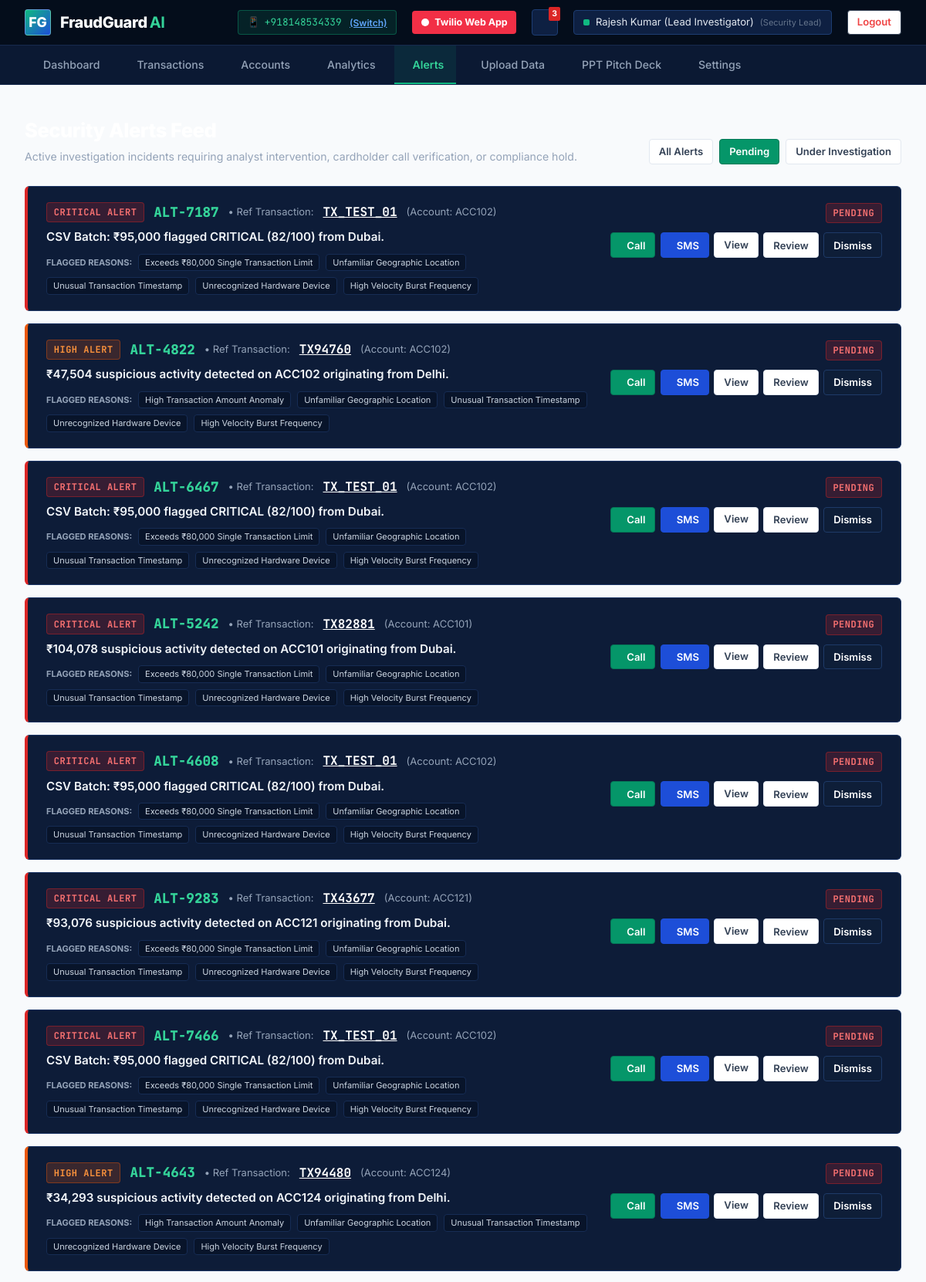
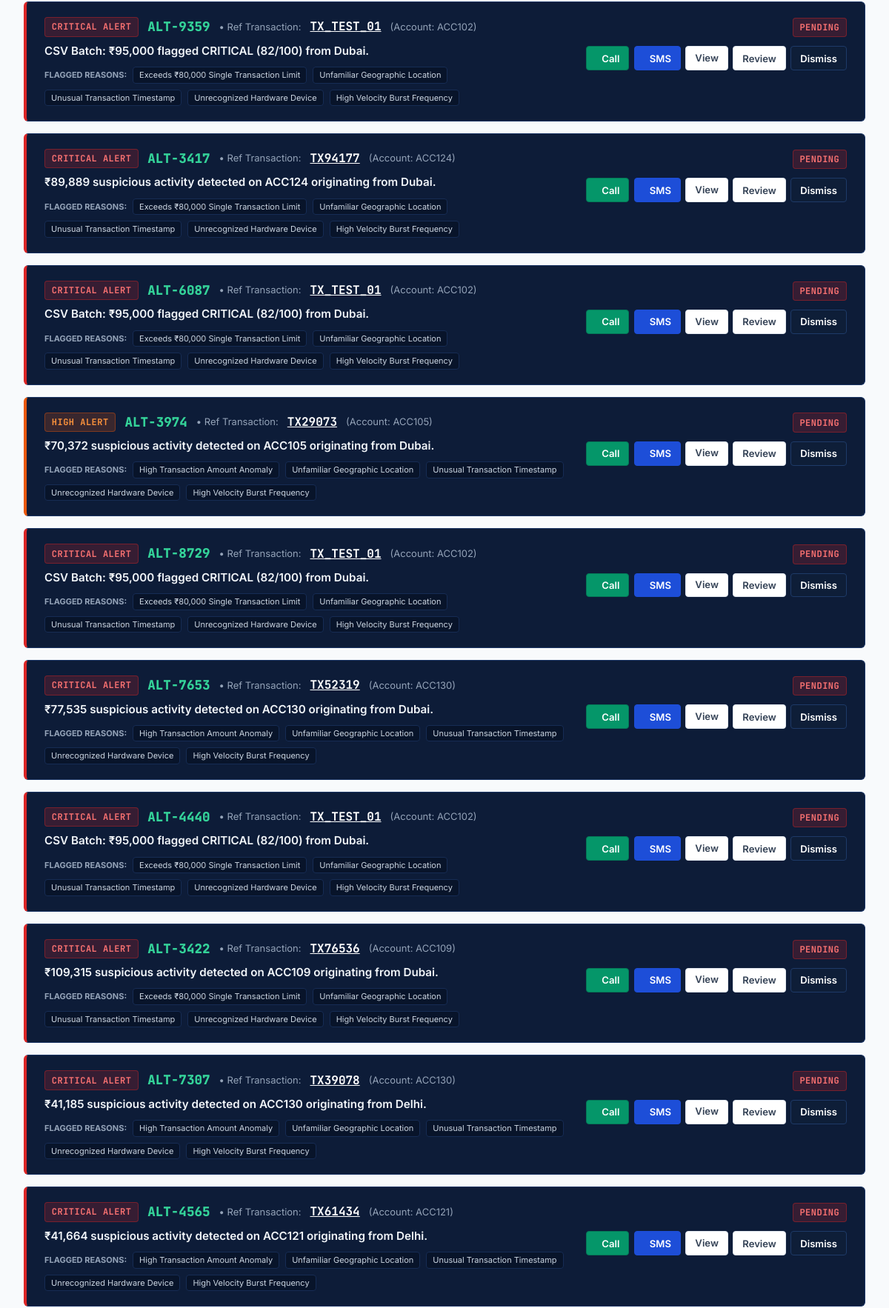
Screenshot of /alerts?status=PENDING (signed in, upper part) with the database file from the repository (2 pictures, top to bottom).
### tables this page shows
CREATE TABLE alerts (
            id INTEGER PRIMARY KEY AUTOINCREMENT,
            alert_id TEXT UNIQUE NOT NULL,
            transaction_id TEXT NOT NULL,
            account_id TEXT NOT NULL,
            severity TEXT NOT NULL,
            message TEXT NOT NULL,
            reasons TEXT DEFAULT '[]',
            status TEXT DEFAULT 'PENDING',
            created_at TIMESTAMP DEFAULT CURRENT_TIMESTAMP,
            FOREIGN KEY (transaction_id) REFERENCES transactions (transaction_id)
        );

### app.py (the view)
@app.route('/alerts')
@login_required
def alerts_view():
    status_filter = request.args.get('status', 'ALL')
    alerts_list = get_all_alerts(status_filter=status_filter)
    for a in alerts_list:
        try:
            a['reasons_list'] = json.loads(a['reasons']) if a['reasons'] else []
        except Exception:
            a['reasons_list'] = []
    return render_template('alerts.html', alerts=alerts_list, status_filter=status_filter)

### app.py (called while the page is built)
@app.context_processor
def inject_telephony_context():
    creds = get_telephony_credentials()
    user_phone = session.get('user_phone') or creds.get('default_phone', '+918148534339')
    return {
        'active_user_phone': user_phone,
        'twilio_configured': creds.get('is_configured', False),
        'twilio_sid': creds.get('sid', ''),
        'twilio_from_phone': creds.get('from_phone', ''),
        'twilio_web_voice_url': TWILIO_WEB_APP_URLS['voice_console'],
        'twilio_web_sms_url': TWILIO_WEB_APP_URLS['sms_console'],
        'twilio_call_logs_url': TWILIO_WEB_APP_URLS['call_logs'],
        'twilio_sms_logs_url': TWILIO_WEB_APP_URLS['sms_logs'],
        'twilio_verified_numbers_url': TWILIO_WEB_APP_URLS['verified_caller_ids'],
        'twilio_manage_numbers_url': TWILIO_WEB_APP_URLS['incoming_numbers']
    }

def login_required(f):
    @wraps(f)
    def decorated_function(*args, **kwargs):
        if 'user_id' not in session:
            if request.is_json or request.path.startswith('/api/'):
                return jsonify({'success': False, 'message': 'Authentication required. Please log in.'}), 401
            return redirect(url_for('login_view', next=request.url))
        return f(*args, **kwargs)
    return decorated_function

### database.py (called while the page is built)
def get_db_connection():
    os.makedirs(os.path.dirname(DB_PATH), exist_ok=True)
    conn = sqlite3.connect(DB_PATH, timeout=30.0)
    conn.row_factory = sqlite3.Row
    return conn

def get_all_alerts(status_filter=None):
    conn = get_db_connection()
    if status_filter and status_filter != 'ALL':
        rows = conn.execute('SELECT * FROM alerts WHERE status = ? ORDER BY id DESC', (status_filter,)).fetchall()
    else:
        rows = conn.execute('SELECT * FROM alerts ORDER BY id DESC').fetchall()
    conn.close()
    return [dict(r) for r in rows]

def get_system_settings():
    conn = get_db_connection()
    row = conn.execute('SELECT * FROM system_settings ORDER BY id DESC LIMIT 1').fetchone()
    if not row:
        conn.execute('INSERT INTO system_settings (rule_weight, ml_weight, transaction_limit, auto_block_threshold, default_recipient_phone) VALUES (0.6, 0.4, 80000.0, 81, "+918148534339")')
        conn.commit()
        row = conn.execute('SELECT * FROM system_settings ORDER BY id DESC LIMIT 1').fetchone()
    conn.close()
    return dict(row)

### templates/alerts.html (shortened to what this page needs)
{% extends "base.html" %}
{% block content %}
<div class="app-main-content">
    <div style="margin-bottom: 1.75rem; display: flex; justify-content: space-between; align-items: flex-end;">
        <div>
            <h1 style="font-size: 1.6rem; font-weight: 800; color: #FFFFFF; letter-spacing: -0.02em;">
            </h1>
            <p style="font-size: 0.88rem; color: #94A3B8; margin-top: 0.2rem;">
                Active investigation incidents requiring analyst intervention, cardholder call verification, or compliance hold.
            </p>
        </div>
        <div style="display: flex; gap: 0.5rem;">
            <a href="{{ url_for('alerts_view', status='ALL') }}" class="btn btn-sm {% if status_filter == 'ALL' %}btn-green{% else %}btn-secondary{% endif %}">
                All Alerts
            </a>
            <a href="{{ url_for('alerts_view', status='PENDING') }}" class="btn btn-sm {% if status_filter == 'PENDING' %}btn-green{% else %}btn-secondary{% endif %}">
                Pending
            </a>
            <a href="{{ url_for('alerts_view', status='UNDER_INVESTIGATION') }}" class="btn btn-sm {% if status_filter == 'UNDER_INVESTIGATION' %}btn-green{% else %}btn-secondary{% endif %}">
                Under Investigation
            </a>
        </div>
    </div>
    <div style="display: flex; flex-direction: column; gap: 1rem;">
        {% for alert in alerts %}
        <div id="alert-row-{{ alert.alert_id }}" class="panel-card" style="border-left: 4px solid {% if alert.severity == 'CRITICAL' %}#DC2626{% elif alert.severity == 'HIGH' %}#EA580C{% else %}#D97706{% endif %}; padding: 1.25rem 1.5rem;">
            <div style="display: flex; justify-content: space-between; align-items: flex-start; gap: 1.5rem; flex-wrap: wrap;">
                <div style="flex: 1; min-width: 320px;">
                    <div style="display: flex; align-items: center; gap: 0.75rem; margin-bottom: 0.5rem;">
                        <span class="risk-tag {{ alert.severity.lower() }}">
                            {{ alert.severity }} ALERT
                        </span>
                        <span class="mono" style="font-weight: 800; color: #34D399; font-size: 1.1rem;">
                            {{ alert.alert_id }}
                        </span>
                        <span style="color: #94A3B8; font-size: 13px;">&bull; Ref Transaction:</span>
                        <a href="{{ url_for('transaction_details_view', tx_id=alert.transaction_id) }}" class="mono" style="font-weight: 700; color: #FFFFFF; text-decoration: underline;">
                            {{ alert.transaction_id }}
                        </a>
                        <span style="color: #94A3B8; font-size: 13px;">(Account: {{ alert.account_id }})</span>
                    </div>
                    <div style="font-size: 0.95rem; font-weight: 600; color: #F1F5F9; margin-bottom: 0.6rem;">
                        {{ alert.message }}
                    </div>
                    {% if alert.reasons_list %}
                    <div style="display: flex; flex-wrap: wrap; gap: 0.5rem; align-items: center;">
                        <span style="font-size: 11px; font-weight: 700; color: #94A3B8; text-transform: uppercase;">FLAGGED REASONS:</span>
                        {% for r in alert.reasons_list %}
                        <span style="background: #08142A; border: 1px solid #162C54; border-radius: 4px; padding: 2px 8px; font-size: 11px; color: #CBD5E1;">
                            {{ r }}
                        </span>
                        {% endfor %}
                    </div>
                    {% endif %}
                </div>
                <div style="display: flex; flex-direction: column; align-items: flex-end; gap: 0.75rem;">
                    <div>
                        <span id="status-badge-{{ alert.alert_id }}" class="risk-tag {% if alert.status == 'PENDING' %}critical{% elif alert.status == 'UNDER_INVESTIGATION' %}medium{% else %}low{% endif %}">
                            {{ alert.status }}
                        </span>
                    </div>
                    <div style="display: flex; gap: 0.4rem; flex-wrap: wrap;">
                        <button class="btn btn-green btn-sm btn-call-customer" data-account-id="{{ alert.account_id }}" data-tx-id="{{ alert.transaction_id }}">
                             Call
                        </button>
                        <button class="btn btn-primary btn-sm btn-send-message" data-account-id="{{ alert.account_id }}" data-tx-id="{{ alert.transaction_id }}">
                             SMS
                        </button>
                        <a href="{{ url_for('transaction_details_view', tx_id=alert.transaction_id) }}" class="btn btn-secondary btn-sm">
                            View
                        </a>
                        <button class="btn btn-secondary btn-sm btn-review-alert" data-alert-id="{{ alert.alert_id }}">
                            Review
                        </button>
                        <button class="btn btn-dark btn-sm btn-dismiss-alert" data-alert-id="{{ alert.alert_id }}">
                            Dismiss
                        </button>
                    </div>
                </div>
            </div>
        </div>
        {% endfor %}
    </div>
</div>
{% endblock %}

### static/css/style.css (style rules this page uses)
:root { --navy-dark: #071224; --navy-surface: #0E1E38; --navy-card: #13274A; --navy-border: #1E3A68; --blue-primary: #1D4ED8; --blue-hover: #1E40AF; --blue-light: #EFF6FF; --blue-subtle: #DBEAFE; --blue-accent: #38BDF8; --emerald-primary: #059669; --emerald-accent: #10B981; --emerald-light: #ECFDF5; --emerald-dark: #064E3B; --emerald-border: #6EE7B7; --teal-accent: #0D9488; --teal-light: #CCFBF1; --teal-dark: #115E59; --off-white: #F8FAFC; --cream-surface: #F0FDF4; --gray-subtle: #E2E8F0; --gray-muted: #64748B; --gray-dark: #334155; --text-main: #0F172A; --text-light: #F1F5F9; --text-muted: #94A3B8; --risk-critical: #DC2626; --risk-critical-bg: #FEF2F2; --risk-high: #EA580C; --risk-high-bg: #FFF7ED; --risk-medium: #D97706; --risk-medium-bg: #FFFBEB; --risk-low: #059669; --risk-low-bg: #ECFDF5; --radius-xs: 2px; --radius-sm: 4px; --radius-md: 6px; --radius-lg: 8px; --shadow-sm: 0 1px 2px 0 rgba(0, 0, 0, 0.05); --shadow-md: 0 4px 6px -1px rgba(0, 0, 0, 0.1), 0 2px 4px -1px rgba(0, 0, 0, 0.06); --shadow-lg: 0 10px 15px -3px rgba(0, 0, 0, 0.15), 0 4px 6px -2px rgba(0, 0, 0, 0.05); }
* { box-sizing: border-box; margin: 0; padding: 0; }
body { font-family: 'Inter', -apple-system, BlinkMacSystemFont, 'Segoe UI', Roboto, sans-serif; color: var(--text-main); background-color: var(--off-white); line-height: 1.5; -webkit-font-smoothing: antialiased; }
code, pre, .mono { font-family: 'JetBrains Mono', monospace; }
a { color: inherit; text-decoration: none; }
.btn { display: inline-flex; align-items: center; justify-content: center; gap: 0.5rem; font-family: inherit; font-size: 0.9rem; font-weight: 600; padding: 0.6rem 1.25rem; border-radius: var(--radius-sm); border: 1px solid transparent; cursor: pointer; transition: background-color 0.15s ease, border-color 0.15s ease, transform 0.1s ease; text-align: center; white-space: nowrap; }
.btn-primary { background-color: var(--blue-primary); color: #FFFFFF; border-color: #1D4ED8; }
.btn-green, .btn-emerald { background-color: var(--emerald-primary); color: #FFFFFF; border-color: #047857; }
.btn-dark { background-color: var(--navy-surface); color: #FFFFFF; border-color: var(--navy-border); }
.btn-secondary { background-color: #FFFFFF; color: var(--gray-dark); border-color: var(--gray-subtle); }
.btn-sm { padding: 0.35rem 0.75rem; font-size: 0.82rem; border-radius: var(--radius-sm); }
.app-main-content { flex: 1; padding: 2rem; max-width: 1440px; margin: 0 auto; width: 100%; }
.panel-card { background: #0D1C38; border: 1px solid #1A3464; border-radius: var(--radius-md); padding: 1.5rem; }
.risk-tag { display: inline-block; padding: 0.2rem 0.55rem; font-size: 0.75rem; font-weight: 700; letter-spacing: 0.04em; border-radius: var(--radius-sm); border: 1px solid transparent; font-family: 'JetBrains Mono', monospace; }
.risk-tag.critical, .risk-tag.blocked { background: rgba(220, 38, 38, 0.2); color: #F87171; border-color: rgba(220, 38, 38, 0.4); }
.risk-tag.high { background: rgba(234, 88, 12, 0.2); color: #FB923C; border-color: rgba(234, 88, 12, 0.4); }

### rows the page displays
alerts: severity "CRITICAL", alert_id "ALT-7187", transaction_id "TX_TEST_01", account_id "ACC102", message "CSV Batch: ₹95,000 flagged CRITICAL (82/100) from Dubai.", reasons_list "Exceeds ₹80,000 Single Transaction Limit" "Unfamiliar Geographic Location" "Unusual Transaction Timestamp" "Unrecognized Hardware Device" "High Velocity Burst Frequency", status "PENDING"
alerts: severity "HIGH", alert_id "ALT-4822", transaction_id "TX94760", account_id "ACC102", message "₹47,504 suspicious activity detected on ACC102 originating from Delhi.", reasons_list "High Transaction Amount Anomaly" "Unfamiliar Geographic Location" "Unusual Transaction Timestamp" "Unrecognized Hardware Device" "High Velocity Burst Frequency", status "PENDING"
alerts: severity "CRITICAL", alert_id "ALT-6467", transaction_id "TX_TEST_01", account_id "ACC102", message "CSV Batch: ₹95,000 flagged CRITICAL (82/100) from Dubai.", reasons_list "Exceeds ₹80,000 Single Transaction Limit" "Unfamiliar Geographic Location" "Unusual Transaction Timestamp" "Unrecognized Hardware Device" "High Velocity Burst Frequency", status "PENDING"
alerts: severity "CRITICAL", alert_id "ALT-5242", transaction_id "TX82881", account_id "ACC101", message "₹104,078 suspicious activity detected on ACC101 originating from Dubai.", reasons_list "Exceeds ₹80,000 Single Transaction Limit" "Unfamiliar Geographic Location" "Unusual Transaction Timestamp" "Unrecognized Hardware Device" "High Velocity Burst Frequency", status "PENDING"
alerts: severity "CRITICAL", alert_id "ALT-4608", transaction_id "TX_TEST_01", account_id "ACC102", message "CSV Batch: ₹95,000 flagged CRITICAL (82/100) from Dubai.", reasons_list "Exceeds ₹80,000 Single Transaction Limit" "Unfamiliar Geographic Location" "Unusual Transaction Timestamp" "Unrecognized Hardware Device" "High Velocity Burst Frequency", status "PENDING"
alerts: severity "CRITICAL", alert_id "ALT-9283", transaction_id "TX43677", account_id "ACC121", message "₹93,076 suspicious activity detected on ACC121 originating from Dubai.", reasons_list "Exceeds ₹80,000 Single Transaction Limit" "Unfamiliar Geographic Location" "Unusual Transaction Timestamp" "Unrecognized Hardware Device" "High Velocity Burst Frequency", status "PENDING"
alerts: severity "CRITICAL", alert_id "ALT-7466", transaction_id "TX_TEST_01", account_id "ACC102", message "CSV Batch: ₹95,000 flagged CRITICAL (82/100) from Dubai.", reasons_list "Exceeds ₹80,000 Single Transaction Limit" "Unfamiliar Geographic Location" "Unusual Transaction Timestamp" "Unrecognized Hardware Device" "High Velocity Burst Frequency", status "PENDING"
alerts: severity "HIGH", alert_id "ALT-4643", transaction_id "TX94480", account_id "ACC124", message "₹34,293 suspicious activity detected on ACC124 originating from Delhi.", reasons_list "High Transaction Amount Anomaly" "Unfamiliar Geographic Location" "Unusual Transaction Timestamp" "Unrecognized Hardware Device" "High Velocity Burst Frequency", status "PENDING"
alerts: severity "CRITICAL", alert_id "ALT-9359", transaction_id "TX_TEST_01", account_id "ACC102", message "CSV Batch: ₹95,000 flagged CRITICAL (82/100) from Dubai.", reasons_list "Exceeds ₹80,000 Single Transaction Limit" "Unfamiliar Geographic Location" "Unusual Transaction Timestamp" "Unrecognized Hardware Device" "High Velocity Burst Frequency", status "PENDING"
alerts: severity "CRITICAL", alert_id "ALT-3417", transaction_id "TX94177", account_id "ACC124", message "₹89,889 suspicious activity detected on ACC124 originating from Dubai.", reasons_list "Exceeds ₹80,000 Single Transaction Limit" "Unfamiliar Geographic Location" "Unusual Transaction Timestamp" "Unrecognized Hardware Device" "High Velocity Burst Frequency", status "PENDING"
alerts: severity "CRITICAL", alert_id "ALT-6087", transaction_id "TX_TEST_01", account_id "ACC102", message "CSV Batch: ₹95,000 flagged CRITICAL (82/100) from Dubai.", reasons_list "Exceeds ₹80,000 Single Transaction Limit" "Unfamiliar Geographic Location" "Unusual Transaction Timestamp" "Unrecognized Hardware Device" "High Velocity Burst Frequency", status "PENDING"
alerts: severity "HIGH", alert_id "ALT-3974", transaction_id "TX29073", account_id "ACC105", message "₹70,372 suspicious activity detected on ACC105 originating from Dubai.", reasons_list "High Transaction Amount Anomaly" "Unfamiliar Geographic Location" "Unusual Transaction Timestamp" "Unrecognized Hardware Device" "High Velocity Burst Frequency", status "PENDING"
alerts: severity "CRITICAL", alert_id "ALT-8729", transaction_id "TX_TEST_01", account_id "ACC102", message "CSV Batch: ₹95,000 flagged CRITICAL (82/100) from Dubai.", reasons_list "Exceeds ₹80,000 Single Transaction Limit" "Unfamiliar Geographic Location" "Unusual Transaction Timestamp" "Unrecognized Hardware Device" "High Velocity Burst Frequency", status "PENDING"
alerts: severity "CRITICAL", alert_id "ALT-7653", transaction_id "TX52319", account_id "ACC130", message "₹77,535 suspicious activity detected on ACC130 originating from Dubai.", reasons_list "High Transaction Amount Anomaly" "Unfamiliar Geographic Location" "Unusual Transaction Timestamp" "Unrecognized Hardware Device" "High Velocity Burst Frequency", status "PENDING"
alerts: severity "CRITICAL", alert_id "ALT-4440", transaction_id "TX_TEST_01", account_id "ACC102", message "CSV Batch: ₹95,000 flagged CRITICAL (82/100) from Dubai.", reasons_list "Exceeds ₹80,000 Single Transaction Limit" "Unfamiliar Geographic Location" "Unusual Transaction Timestamp" "Unrecognized Hardware Device" "High Velocity Burst Frequency", status "PENDING"
alerts: severity "CRITICAL", alert_id "ALT-3422", transaction_id "TX76536", account_id "ACC109", message "₹109,315 suspicious activity detected on ACC109 originating from Dubai.", reasons_list "Exceeds ₹80,000 Single Transaction Limit" "Unfamiliar Geographic Location" "Unusual Transaction Timestamp" "Unrecognized Hardware Device" "High Velocity Burst Frequency", status "PENDING"
alerts: severity "CRITICAL", alert_id "ALT-7307", transaction_id "TX39078", account_id "ACC130", message "₹41,185 suspicious activity detected on ACC130 originating from Delhi.", reasons_list "High Transaction Amount Anomaly" "Unfamiliar Geographic Location" "Unusual Transaction Timestamp" "Unrecognized Hardware Device" "High Velocity Burst Frequency", status "PENDING"
alerts: severity "CRITICAL", alert_id "ALT-4565", transaction_id "TX61434", account_id "ACC121", message "₹41,664 suspicious activity detected on ACC121 originating from Delhi.", reasons_list "High Transaction Amount Anomaly" "Unfamiliar Geographic Location" "Unusual Transaction Timestamp" "Unrecognized Hardware Device" "High Velocity Burst Frequency", status "PENDING"

### other values shown
{{ active_user_phone }} "+918148534339"
{{ session.get('user_name', 'Administrator') }} "Rajesh Kumar (Lead Investigator)"
